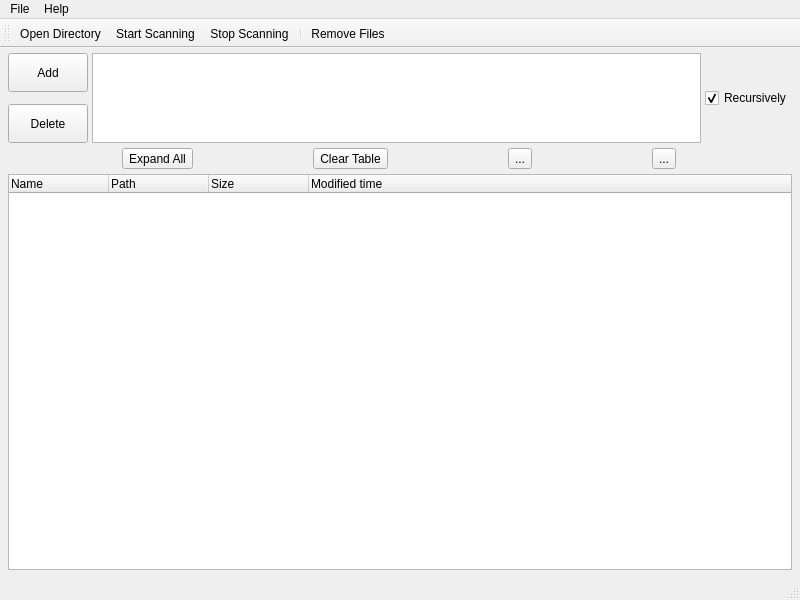
<?xml version="1.0" encoding="UTF-8"?>
<ui version="4.0">
 <class>MainWindow</class>
 <widget class="QMainWindow" name="MainWindow">
  <property name="geometry">
   <rect>
    <x>0</x>
    <y>0</y>
    <width>800</width>
    <height>600</height>
   </rect>
  </property>
  <property name="focusPolicy">
   <enum>Qt::NoFocus</enum>
  </property>
  <property name="windowTitle">
   <string>FDublicates</string>
  </property>
  <widget class="QWidget" name="centralWidget">
   <layout class="QVBoxLayout" name="verticalLayout">
    <property name="spacing">
     <number>5</number>
    </property>
    <property name="leftMargin">
     <number>8</number>
    </property>
    <property name="topMargin">
     <number>5</number>
    </property>
    <property name="rightMargin">
     <number>8</number>
    </property>
    <property name="bottomMargin">
     <number>5</number>
    </property>
    <item>
     <widget class="QWidget" name="directorySettingsWidget" native="true">
      <property name="maximumSize">
       <size>
        <width>16777215</width>
        <height>90</height>
       </size>
      </property>
      <layout class="QHBoxLayout" name="horizontalLayout">
       <property name="spacing">
        <number>4</number>
       </property>
       <property name="leftMargin">
        <number>0</number>
       </property>
       <property name="topMargin">
        <number>0</number>
       </property>
       <property name="rightMargin">
        <number>0</number>
       </property>
       <property name="bottomMargin">
        <number>0</number>
       </property>
       <item>
        <widget class="QWidget" name="widget" native="true">
         <layout class="QVBoxLayout" name="verticalLayout_2">
          <property name="spacing">
           <number>12</number>
          </property>
          <property name="leftMargin">
           <number>0</number>
          </property>
          <property name="topMargin">
           <number>0</number>
          </property>
          <property name="rightMargin">
           <number>0</number>
          </property>
          <property name="bottomMargin">
           <number>0</number>
          </property>
          <item>
           <widget class="QPushButton" name="addDirectoryButton">
            <property name="sizePolicy">
             <sizepolicy hsizetype="Minimum" vsizetype="Expanding">
              <horstretch>0</horstretch>
              <verstretch>0</verstretch>
             </sizepolicy>
            </property>
            <property name="text">
             <string>Add</string>
            </property>
            <property name="default">
             <bool>false</bool>
            </property>
            <property name="flat">
             <bool>false</bool>
            </property>
           </widget>
          </item>
          <item>
           <widget class="QPushButton" name="deleteDirectoryButton">
            <property name="sizePolicy">
             <sizepolicy hsizetype="Minimum" vsizetype="Expanding">
              <horstretch>0</horstretch>
              <verstretch>0</verstretch>
             </sizepolicy>
            </property>
            <property name="text">
             <string>Delete</string>
            </property>
           </widget>
          </item>
         </layout>
        </widget>
       </item>
       <item>
        <widget class="QListWidget" name="listStart_Directories">
         <property name="selectionMode">
          <enum>QAbstractItemView::MultiSelection</enum>
         </property>
        </widget>
       </item>
       <item>
        <widget class="QWidget" name="widget_2" native="true">
         <layout class="QVBoxLayout" name="verticalLayout_3">
          <property name="leftMargin">
           <number>0</number>
          </property>
          <property name="topMargin">
           <number>0</number>
          </property>
          <property name="rightMargin">
           <number>0</number>
          </property>
          <property name="bottomMargin">
           <number>0</number>
          </property>
          <item>
           <widget class="QCheckBox" name="checkRecursively">
            <property name="text">
             <string>Recursively</string>
            </property>
            <property name="checked">
             <bool>true</bool>
            </property>
           </widget>
          </item>
         </layout>
        </widget>
       </item>
      </layout>
     </widget>
    </item>
    <item>
     <widget class="QWidget" name="widget_3" native="true">
      <layout class="QHBoxLayout" name="horizontalLayout_3">
       <property name="leftMargin">
        <number>0</number>
       </property>
       <property name="topMargin">
        <number>0</number>
       </property>
       <property name="rightMargin">
        <number>0</number>
       </property>
       <property name="bottomMargin">
        <number>0</number>
       </property>
       <item>
        <widget class="QToolButton" name="toolExpandAll">
         <property name="text">
          <string>Expand All</string>
         </property>
        </widget>
       </item>
       <item>
        <widget class="QToolButton" name="toolClearTable">
         <property name="text">
          <string>Clear Table</string>
         </property>
        </widget>
       </item>
       <item>
        <widget class="QToolButton" name="toolButton_2">
         <property name="text">
          <string>...</string>
         </property>
        </widget>
       </item>
       <item>
        <widget class="QToolButton" name="toolButton">
         <property name="text">
          <string>...</string>
         </property>
        </widget>
       </item>
      </layout>
     </widget>
    </item>
    <item>
     <widget class="QWidget" name="actionsWidget" native="true">
      <property name="minimumSize">
       <size>
        <width>0</width>
        <height>0</height>
       </size>
      </property>
      <layout class="QHBoxLayout" name="horizontalLayout_2">
       <property name="spacing">
        <number>0</number>
       </property>
       <property name="leftMargin">
        <number>0</number>
       </property>
       <property name="topMargin">
        <number>0</number>
       </property>
       <property name="rightMargin">
        <number>0</number>
       </property>
       <property name="bottomMargin">
        <number>0</number>
       </property>
       <item>
        <widget class="QTreeWidget" name="treeWidget">
         <property name="columnCount">
          <number>4</number>
         </property>
         <column>
          <property name="text">
           <string notr="true">Name</string>
          </property>
         </column>
         <column>
          <property name="text">
           <string notr="true">Path</string>
          </property>
         </column>
         <column>
          <property name="text">
           <string notr="true">Size</string>
          </property>
         </column>
         <column>
          <property name="text">
           <string notr="true">Modified time</string>
          </property>
         </column>
        </widget>
       </item>
      </layout>
     </widget>
    </item>
   </layout>
  </widget>
  <widget class="QMenuBar" name="menuBar">
   <property name="geometry">
    <rect>
     <x>0</x>
     <y>0</y>
     <width>800</width>
     <height>22</height>
    </rect>
   </property>
   <widget class="QMenu" name="menuFile">
    <property name="title">
     <string>File</string>
    </property>
    <addaction name="actionOpen_Directory"/>
    <addaction name="actionExit"/>
   </widget>
   <widget class="QMenu" name="menuHelp">
    <property name="title">
     <string>Help</string>
    </property>
    <addaction name="actionAbout"/>
   </widget>
   <addaction name="menuFile"/>
   <addaction name="menuHelp"/>
  </widget>
  <widget class="QStatusBar" name="statusBar">
   <property name="minimumSize">
    <size>
     <width>0</width>
     <height>25</height>
    </size>
   </property>
  </widget>
  <widget class="QToolBar" name="toolBar">
   <property name="windowTitle">
    <string>toolBar</string>
   </property>
   <property name="iconSize">
    <size>
     <width>22</width>
     <height>22</height>
    </size>
   </property>
   <property name="toolButtonStyle">
    <enum>Qt::ToolButtonIconOnly</enum>
   </property>
   <attribute name="toolBarArea">
    <enum>TopToolBarArea</enum>
   </attribute>
   <attribute name="toolBarBreak">
    <bool>false</bool>
   </attribute>
   <addaction name="actionOpen_Directory"/>
   <addaction name="actionStart_Scanning"/>
   <addaction name="actionStop_Scanning"/>
   <addaction name="separator"/>
   <addaction name="actionRemove_Files"/>
  </widget>
  <action name="actionOpen_Directory">
   <property name="text">
    <string>Open Directory...</string>
   </property>
   <property name="toolTip">
    <string>Open Directory</string>
   </property>
   <property name="shortcut">
    <string>Ctrl+O</string>
   </property>
  </action>
  <action name="actionExit">
   <property name="text">
    <string>Exit</string>
   </property>
  </action>
  <action name="actionAbout">
   <property name="text">
    <string>About</string>
   </property>
  </action>
  <action name="actionRemove_Files">
   <property name="text">
    <string>Remove Files</string>
   </property>
   <property name="toolTip">
    <string>Remove Files</string>
   </property>
   <property name="shortcut">
    <string>Ctrl+X</string>
   </property>
  </action>
  <action name="actionStart_Scanning">
   <property name="text">
    <string>Start Scanning</string>
   </property>
   <property name="toolTip">
    <string>Start Scanning</string>
   </property>
   <property name="shortcut">
    <string>Return</string>
   </property>
  </action>
  <action name="actionStop_Scanning">
   <property name="text">
    <string>Stop Scanning</string>
   </property>
   <property name="toolTip">
    <string>Stop Scanning</string>
   </property>
   <property name="shortcut">
    <string>Ctrl+Z</string>
   </property>
  </action>
 </widget>
 <layoutdefault spacing="6" margin="11"/>
 <resources/>
 <connections/>
</ui>
